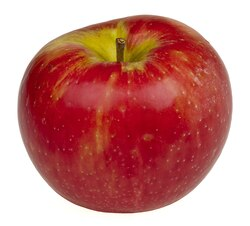
#> input picture images/new_apple.jpeg, 250 x 226 px
$ jupyter execute jobsheet-skc-nn-03a.ipynb
#> lines starting #> are read from the running program, lines starting #| are printed output that depends on the picture
# OpenCV Tutorial

OpenCV or Open Source Computer Vision Library is an open source computer vision and machine learning library with support in major programming languages namely: Python, Java, C, and C++.

Because the library is BSD-licensed, it is easy to apply OpenCV to business everywhere.

For this OpenCV-Python tutorial series, we are going to guide you step by step to perform tasks such as image manipulations and enhancement, to object detection and classifications.

## Installation

## Reading the Image

To Start off, we first import all the necessary following dependencies:

[cell 1]
import cv2 as cv
import numpy as np
from matplotlib import pyplot as plt

To read the image, we use the cv.imread() method:

[cell 2]
img = cv.imread("images/new_apple.jpeg")   # Read the image
#> img is the input picture: shape (226, 250, 3); mean B, G, R 129.2, 133.2, 198.8
plt.imshow(img)   # Ploting the image using matplotlib

Notice how the apple looks weird?

This is because OpenCV utilize the BGR format as it was the popular format for camera manufacturer back in the day when it was written, and for historical reasons, we have to live with it.

Before we fix this in a second, let us first examine the cv.imread() function.

cv.imread()has two arguments:

1. Image Path
2. The 3 parameters that the image should be read. They can also be alternatively represented as integers:
    - -1 or cv.IMREAD_COLOR (Default Tag) — neglects the image transparency, mostly for 8-bit images that don’t have the alpha channel.
    - 0 or cv.IMREAD_GRAYSCALE — responsible for loading our images in grayscale.
    - 1 or cv.IMREAD_UNCHANGED — loads an image using the alpha channel.

Ok, now that we understand the image reading function, let’s try to fix the weird colors. To do this, we are going to Convert it to RGB format using the cvtColor() function in OpenCV, using the cv.COLOR_BGR2RGB as the parameter.

[cell 3]
img_rgb = cv.cvtColor(img, cv.COLOR_BGR2RGB)
plt.imshow(img_rgb)

Boom!

There we go! We just successfully displayed our first image.

Alternatively, you can also displayed the Image using the below method:

[cell 4]
cv.imshow("image",img_rgb)
key = cv.waitKey(0)
#> (key Esc is pressed here)
if key == 27:
    cv.destroyAllWindows()

The result will open up a new window

Note that cv.waitKey() is a keyboard binding function that waits for specified millisecond for any keyboard event, where we put 0 , and therefore it would trigger the event right away.

Here we also see if key == 27 . In this case, 27 is the binary number for the key ESC . Therefore cv.destroyAllWindows() will activate, which closes all current OpenCV windows, will only activate if the user press the ESC key.

## Examine The Image

[cell 5]
print("Image type: ", type(img_rgb))
#| Image type:  <class 'numpy.ndarray'>
print("Image data type: ", img_rgb.dtype)
#| Image data type:  uint8
print("Image shape: ", img_rgb.shape)
#| Image shape:  (226, 250, 3)

As we can see the image is a numpy n-th dimensional array with its shape in this case being (240,210,3).

This is because computers read images in term of pixels. Note that OpenCV stores the y pixels as rows, and x pixels as columns.

So in this case image, this is a 240 x 210 picture. The 3 represent the BGR or RGB value inside of each pixel, expressed in form of an array.

With a dtype of uint8(8-bit unsigned integer arrays, the max value is 255, and the min value is 0.

In image processing, bicubic interpolation is often chosen over bilinear or nearest-neighbor interpolation in image resampling, when speed is not an issue.

## Drawing Shapes

### Lines

[cell 6]
line_img = img_rgb.copy()        # Make a copy of the image
cv.line(line_img,(0,0),(200,200),(0,0,255),5)   # Draw the line
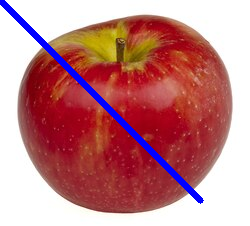
#> line_img: shape (226, 250, 3); mean R, G, B 192.7, 130, 134.1
plt.imshow(line_img)    # show the image

There are 4 arguments in this tutorial for the cv.line() function that you have to worry about, which will mutate the image variable.

For more parameters, feel free to refer to the drawing documentation
https://docs.opencv.org/3.4.1/d6/d6e/group__imgproc__draw.html

1. img_rgb , which in this case represents the image we would like to draw our line on
2. (0,0), the starting location of our line with both x and y equals 0
3. (200,200), the end location of our line also with both x and y equals 200
4. ((0,255,0),5), the color of our line (0,255,0) and the thickness of the line in 5 px.

### Rectangle

[cell 7]
rectangle_img = img_rgb.copy()
cv.rectangle(rectangle_img,(25,50),(175,150),(0,0,255),3)
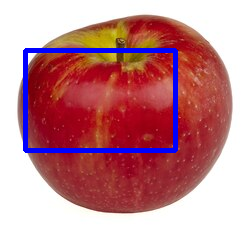
#> rectangle_img: shape (226, 250, 3); mean R, G, B 191.5, 129.9, 137.8
plt.imshow(rectangle_img)

For the cv.rectangle() method, here are the parameters meant.

1. img_rgb, the image we would like to draw our rectangle on
2. (25,50), pt1, vertex of the rectangle
3. (175,150), pt2, vertext of the rectangle of the pt1
4. (0,0,255), the RGB value of our rectangle color
5. 3 , the thickness of our rectangle in pixels

### Circle

[cell 8]
circle_img = img_rgb.copy()
cv.circle(circle_img,(100,130), 90, (0,0,255), -1)
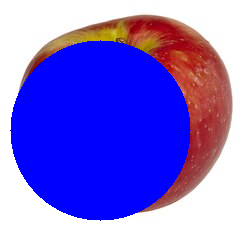
#> circle_img: shape (226, 250, 3); mean R, G, B 123.4, 106.4, 217.7
plt.imshow(circle_img)

Parameters Explained:

1. img_rgb, the image we would like to draw our rectangle on
2. (100,130), center location of where the circle starts
3. 90, the radius of the circle in pixels
4. (0,0,255), the RGB value of our rectangle color, in this case it is blue
5. -1 thickness of our circle, if NEGATIVE, then the circle is going to be filled

### Ellipse

[cell 9]
ellipse_img = img_rgb.copy()
cv.ellipse(ellipse_img,(100,100),(100,50),0,0,180,(0,0,255),-1)
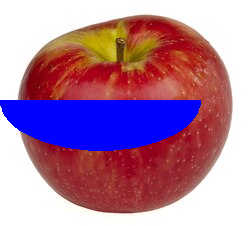
#> ellipse_img: shape (226, 250, 3); mean R, G, B 175.2, 128.2, 159.2
plt.imshow(ellipse_img)

1. img_rgb, the image we would like to draw our ellipse on
2. (100,100), center of our Ellipse
3. (100,50), axes lengths (major axis length, minor axis length)
4. 0,0,180 , represents the ellipse rotation angle 0 , start angle 0, and end angel 180
5. (0,0,255) represents the color of our ellipse, which is blue in this case
6. -1 the thickness of our rectangle in pixels, again, -1 meant that the ellipse will be filled instead of displaying a silhouette with x amount of pixels

### Putting Text on Image

[cell 10]
text_img = img_rgb.copy()
font = cv.FONT_HERSHEY_SIMPLEX
textcolor = (255,255,255)
cv.putText(text_img,'Apple',(60,130),font, 1,textcolor,2,cv.LINE_AA)
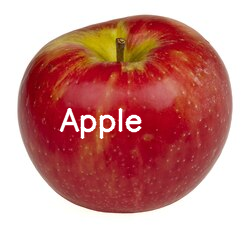
#> text_img: shape (226, 250, 3); mean R, G, B 200, 136.6, 132.4
plt.imshow(text_img)

Here are the parameters for the cv.putText() function:

1. text_img, the image where we are going to do our image manipulation on
2. 'Apple', the text string that you would like to put onto the image
3. (60,130), the bottom-left corner of the text
4. font, in this case, we set it as FONT_HERSHEY_SIMPLEX, to see more font options, check out https://docs.opencv.org/3.4.1/d0/de1/group__core.html#ga0f9314ea6e35f99bb23f29567fc16e11
5. 1, the numerical font scale
6. textcolor, the color of the text in rgb value, which in this case is (255,255,255) , the white font
7. 2, the thickness of the text in terms of pixels
8. cv.LINE_AA, line types, check it out here https://docs.opencv.org/3.4.1/d0/de1/group__core.html#gaf076ef45de481ac96e0ab3dc2c29a777

### Save the Image

[cell 11]
cv.imwrite("images/Apple_with_Text.jpg",text_img)
#> Out = True

$ run again, with images/apple.jpeg copied over images/new_apple.jpeg
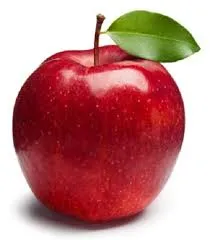
#> input picture images/apple.jpeg, 210 x 240 px
#> img is the input picture: shape (240, 210, 3); mean B, G, R 132.7, 133.8, 192.1
#| Image type:  <class 'numpy.ndarray'>
#| Image data type:  uint8
#| Image shape:  (240, 210, 3)
#> line_img: shape (240, 210, 3); mean R, G, B 184.7, 129.1, 136.9
#> rectangle_img: shape (240, 210, 3); mean R, G, B 184.3, 129.6, 141.1
#> `cv.ellipse(ellipse_img,(100,100),(100,50),0,0,180,(0,0,255),-1)`:
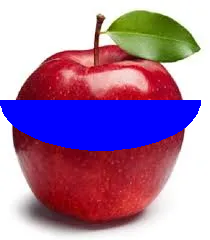
#> ellipse_img: shape (240, 210, 3); mean R, G, B 169.2, 129.6, 167.4
#> `cv.putText(text_img,'Apple',(60,130),font, 1,textcolor,2,cv.LINE_AA)`:
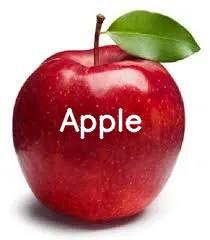
#> text_img: shape (240, 210, 3); mean R, G, B 194.1, 137.7, 136.4
#> Out = True
